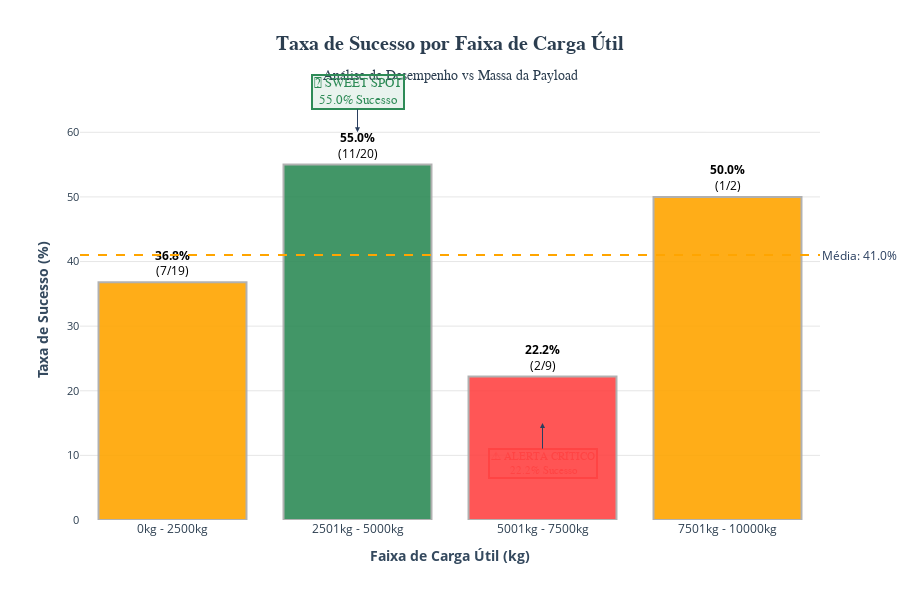

Notebook code cell kept with this figure:
### Markdown cell above
gráfico de barras profissional destacando a faixa de carga 2501kg – 5000kg com 55.0% de sucesso:

### Code cell
import plotly.graph_objects as go
import pandas as pd

# Dados das faixas de carga útil
payload_data = {
    'Faixa_Carga': ['0kg - 2500kg', '2501kg - 5000kg', '5001kg - 7500kg', '7501kg - 10000kg'],
    'Taxa_Sucesso': [36.8, 55.0, 22.2, 50.0],
    'Lançamentos_Bem_Sucedidos': [7, 11, 2, 1],
    'Total_Lançamentos': [19, 20, 9, 2],
    'Cor': ['#ffa500', '#2e8b57', '#ff4444', '#ffa500']  # Verde para a faixa ótima
}

df_payload = pd.DataFrame(payload_data)

# Criar gráfico de barras
fig = go.Figure()

# Adicionar barras
fig.add_trace(go.Bar(
    x=df_payload['Faixa_Carga'],
    y=df_payload['Taxa_Sucesso'],
    text=[f'<b>{taxa}%</b><br>({sucesso}/{total})' for taxa, sucesso, total in 
          zip(df_payload['Taxa_Sucesso'], df_payload['Lançamentos_Bem_Sucedidos'], df_payload['Total_Lançamentos'])],
    textposition='outside',
    textfont=dict(size=12, color='black'),
    marker=dict(
        color=df_payload['Cor'],
        line=dict(color='darkgray', width=2),
        opacity=0.9
    ),
    hovertemplate='<b>%{x}</b><br>' +
                  'Taxa de Sucesso: <b>%{y}%</b><br>' +
                  'Lançamentos Bem-sucedidos: %{customdata[0]}/%{customdata[1]}<extra></extra>',
    customdata=df_payload[['Lançamentos_Bem_Sucedidos', 'Total_Lançamentos']].values
))

# Configurar layout
fig.update_layout(
    title=dict(
        text='<b>Taxa de Sucesso por Faixa de Carga Útil</b><br>'
             '<sub>Análise de Desempenho vs Massa da Payload</sub>',
        x=0.5,
        xanchor='center',
        font=dict(size=20, color='#2c3e50', family='Arial')
    ),
    xaxis=dict(
        title='<b>Faixa de Carga Útil (kg)</b>',
        title_font=dict(size=14, color='#34495e'),
        tickfont=dict(size=12, color='#2c3e50'),
        tickangle=0
    ),
    yaxis=dict(
        title='<b>Taxa de Sucesso (%)</b>',
        title_font=dict(size=14, color='#34495e'),
        range=[0, 65],
        tickfont=dict(size=11, color='#2c3e50'),
        gridcolor='rgba(128,128,128,0.2)'
    ),
    plot_bgcolor='white',
    paper_bgcolor='white',
    width=900,
    height=600,
    margin=dict(t=100, b=80, l=80, r=80),
    showlegend=False
)

# Destacar a faixa ótima 2501kg - 5000kg
fig.add_annotation(
    x='2501kg - 5000kg', y=60,
    text="🎯 SWEET SPOT<br>55.0% Sucesso",
    showarrow=True,
    arrowhead=2,
    ax=0, ay=-40,
    font=dict(size=13, color='#2e8b57', family='Arial'),
    bgcolor='rgba(46, 139, 87, 0.1)',
    bordercolor='#2e8b57',
    borderwidth=2
)

# Destacar a faixa problemática 5001kg - 7500kg
fig.add_annotation(
    x='5001kg - 7500kg', y=15,
    text="⚠️ ALERTA CRÍTICO<br>22.2% Sucesso",
    showarrow=True,
    arrowhead=2,
    ax=0, ay=40,
    font=dict(size=11, color='#ff4444', family='Arial'),
    bgcolor='rgba(255, 68, 68, 0.1)',
    bordercolor='#ff4444',
    borderwidth=2
)

# Adicionar linha de média
media_sucesso = df_payload['Taxa_Sucesso'].mean()
fig.add_hline(
    y=media_sucesso, 
    line_dash="dash", 
    line_color="orange",
    annotation_text=f"Média: {media_sucesso:.1f}%",
    annotation_position="right"
)

# Adicionar insights
#fig.add_annotation(
#    x=0.02, y=0.95,
#    xref="paper", yref="paper",
#    text="💡 <b>Insights Estratégicos:</b><br>• Carga Média (2501-5000kg): Melhor performance<br>• Carga Pesada (5001-7500kg): Risco elevado<br>• Carga Leve: Desempenho moderado",
#    showarrow=False,
#    font=dict(size=11, color='#7f8c8d'),
#    bgcolor='rgba(236, 240, 241, 0.8)',
#    bordercolor='#bdc3c7',
#    borderwidth=1,
#    align='left'
#)

fig.show()

# Análise detalhada
print("="*80)
print("📊 ANÁLISE ESTRATÉGICA - CARGA ÚTIL vs DESEMPENHO")
print("="*80)

for i, row in df_payload.iterrows():
    if row['Faixa_Carga'] == '2501kg - 5000kg':
        status = "🎯 SWEET SPOT - OTIMIZAR"
        vantagem = f"+{row['Taxa_Sucesso'] - media_sucesso:.1f}% acima da média"
    elif row['Faixa_Carga'] == '5001kg - 7500kg':
        status = "⚠️ ALTO RISCO - EVITAR"
        vantagem = f"{row['Taxa_Sucesso'] - media_sucesso:.1f}% abaixo da média"
    else:
        status = "⚡ DESEMPENHO MODERADO"
        vantagem = f"{row['Taxa_Sucesso'] - media_sucesso:+.1f}% vs média"
    
    print(f"\n📦 {row['Faixa_Carga']}:")
    print(f"   ✅ Taxa de Sucesso: {row['Taxa_Sucesso']}%")
    print(f"   📈 Estatística: {row['Lançamentos_Bem_Sucedidos']}/{row['Total_Lançamentos']} lançamentos")
    print(f"   🎯 Status: {status}")
    print(f"   📊 Comparativo: {vantagem}")

print(f"\n🔍 RECOMENDAÇÕES PARA SPACEY:")
print(f"   • Focar em cargas de 2501-5000kg (55.0% sucesso)")
print(f"   • Evitar cargas de 5001-7500kg (22.2% sucesso)")
print(f"   • Considerar trade-off em cargas muito leves/pesadas")
print(f"   • Desenvolver veículos otimizados para faixa média")
print("="*80)

### Figure 1 — Plotly figure (JSON) as saved in the notebook; plotly's stock layout.template omitted (floating-point values rounded to 4 significant figures)
{"data": [{"customdata": [[7, 19], [11, 20], [2, 9], [1, 2]], "hovertemplate": "<b>%{x}</b><br>Taxa de Sucesso: <b>%{y}%</b><br>Lançamentos Bem-sucedidos: %{customdata[0]}/%{customdata[1]}<extra></extra>", "marker": {"color": ["#ffa500", "#2e8b57", "#ff4444", "#ffa500"], "line": {"color": "darkgray", "width": 2}, "opacity": 0.9}, "text": ["<b>36.8%</b><br>(7/19)", "<b>55.0%</b><br>(11/20)", "<b>22.2%</b><br>(2/9)", "<b>50.0%</b><br>(1/2)"], "textfont": {"color": "black", "size": 12}, "textposition": "outside", "type": "bar", "x": ["0kg - 2500kg", "2501kg - 5000kg", "5001kg - 7500kg", "7501kg - 10000kg"], "y": [36.8, 55, 22.2, 50]}], "layout": {"annotations": [{"arrowhead": 2, "ax": 0, "ay": -40, "bgcolor": "rgba(46, 139, 87, 0.1)", "bordercolor": "#2e8b57", "borderwidth": 2, "font": {"color": "#2e8b57", "family": "Arial", "size": 13}, "showarrow": true, "text": "🎯 SWEET SPOT<br>55.0% Sucesso", "x": "2501kg - 5000kg", "y": 60}, {"arrowhead": 2, "ax": 0, "ay": 40, "bgcolor": "rgba(255, 68, 68, 0.1)", "bordercolor": "#ff4444", "borderwidth": 2, "font": {"color": "#ff4444", "family": "Arial", "size": 11}, "showarrow": true, "text": "⚠️ ALERTA CRÍTICO<br>22.2% Sucesso", "x": "5001kg - 7500kg", "y": 15}, {"showarrow": false, "text": "Média: 41.0%", "x": 1, "xanchor": "left", "xref": "x domain", "y": 41, "yanchor": "middle", "yref": "y"}], "height": 600, "margin": {"b": 80, "l": 80, "r": 80, "t": 100}, "paper_bgcolor": "white", "plot_bgcolor": "white", "shapes": [{"line": {"color": "orange", "dash": "dash"}, "type": "line", "x0": 0, "x1": 1, "xref": "x domain", "y0": 41, "y1": 41, "yref": "y"}], "showlegend": false, "title": {"font": {"color": "#2c3e50", "family": "Arial", "size": 20}, "text": "<b>Taxa de Sucesso por Faixa de Carga Útil</b><br><sub>Análise de Desempenho vs Massa da Payload</sub>", "x": 0.5, "xanchor": "center"}, "width": 900, "xaxis": {"tickangle": 0, "tickfont": {"color": "#2c3e50", "size": 12}, "title": {"font": {"color": "#34495e", "size": 14}, "text": "<b>Faixa de Carga Útil (kg)</b>"}}, "yaxis": {"gridcolor": "rgba(128,128,128,0.2)", "range": [0, 65], "tickfont": {"color": "#2c3e50", "size": 11}, "title": {"font": {"color": "#34495e", "size": 14}, "text": "<b>Taxa de Sucesso (%)</b>"}}}}
